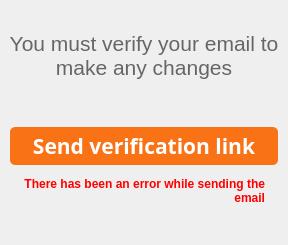
        <widget class="QWidget" name="emailVerify1">
         <layout class="QVBoxLayout" name="verticalLayout_4">
          <property name="spacing">
           <number>7</number>
          </property>
          <property name="leftMargin">
           <number>0</number>
          </property>
          <property name="rightMargin">
           <number>0</number>
          </property>
          <property name="bottomMargin">
           <number>0</number>
          </property>
          <item>
           <spacer name="verticalSpacer_24">
            <property name="orientation">
             <enum>Qt::Vertical</enum>
            </property>
            <property name="sizeType">
             <enum>QSizePolicy::Fixed</enum>
            </property>
            <property name="sizeHint" stdset="0">
             <size>
              <width>20</width>
              <height>20</height>
             </size>
            </property>
           </spacer>
          </item>
          <item>
           <widget class="QLabel" name="label_2">
            <property name="font">
             <font>
              <pointsize>16</pointsize>
             </font>
            </property>
            <property name="styleSheet">
             <string notr="true">QLabel {
color: rgb(102, 102, 102);
background: transparent;
}</string>
            </property>
            <property name="text">
             <string>You must verify your email to make any changes</string>
            </property>
            <property name="alignment">
             <set>Qt::AlignCenter</set>
            </property>
            <property name="wordWrap">
             <bool>true</bool>
            </property>
           </widget>
          </item>
          <item>
           <spacer name="verticalSpacer_3">
            <property name="orientation">
             <enum>Qt::Vertical</enum>
            </property>
            <property name="sizeType">
             <enum>QSizePolicy::Fixed</enum>
            </property>
            <property name="sizeHint" stdset="0">
             <size>
              <width>20</width>
              <height>40</height>
             </size>
            </property>
           </spacer>
          </item>
          <item>
           <widget class="QPushButton" name="sendVerifyEmail">
            <property name="font">
             <font>
              <family>Microsoft JhengHei</family>
              <pointsize>16</pointsize>
              <italic>false</italic>
              <bold>true</bold>
             </font>
            </property>
            <property name="styleSheet">
             <string notr="true">QPushButton {
background-color:  rgb(249, 115, 22);
height: 30px;
border-radius: 5px;
color: white;
margin: 0 10%;
padding: 4px 0;
}</string>
            </property>
            <property name="text">
             <string>Send verification link</string>
            </property>
            <property name="iconSize">
             <size>
              <width>22</width>
              <height>22</height>
             </size>
            </property>
           </widget>
          </item>
          <item>
           <widget class="QLabel" name="sendErrorLabel">
            <property name="font">
             <font>
              <bold>true</bold>
             </font>
            </property>
            <property name="styleSheet">
             <string notr="true">QLabel {
color: red;
margin-right: 20px;
margin-left: 20px;
background: transparent;
margin-top: 5px;
}</string>
            </property>
            <property name="text">
             <string>There has been an error while sending the email</string>
            </property>
            <property name="alignment">
             <set>Qt::AlignRight|Qt::AlignTrailing|Qt::AlignVCenter</set>
            </property>
            <property name="wordWrap">
             <bool>true</bool>
            </property>
           </widget>
          </item>
          <item>
           <spacer name="verticalSpacer_2">
            <property name="orientation">
             <enum>Qt::Vertical</enum>
            </property>
            <property name="sizeHint" stdset="0">
             <size>
              <width>20</width>
              <height>40</height>
             </size>
            </property>
           </spacer>
          </item>
         </layout>
        </widget>
